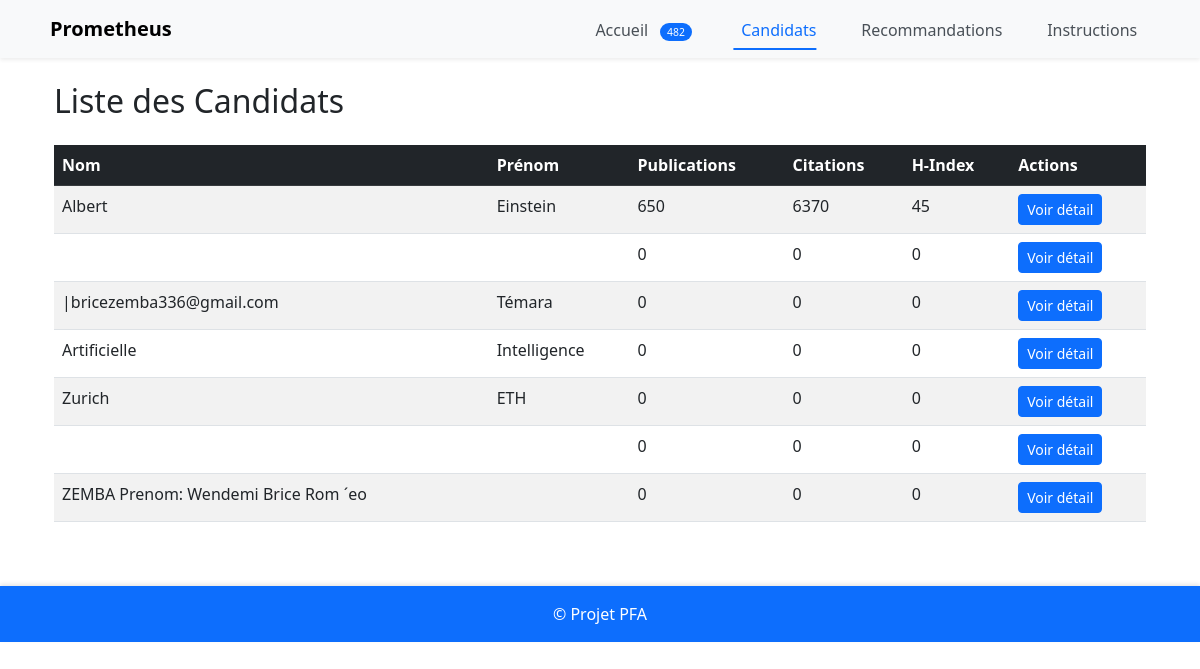
The page /candidates on the database its author committed.
### app/models.py (models this page shows, shortened)
class Publication(db.Model):
        id = db.Column(db.Integer, primary_key=True)
        title = db.Column(db.String(500), nullable=False)
        journal = db.Column(db.String(300))
        year = db.Column(db.Integer)
        citations = db.Column(db.Integer, default=0)
        scopus_id = db.Column(db.String(100))
        scopus_data = db.Column(db.JSON)
        sfr_score = db.Column(db.Float)
        rank = db.Column(db.Integer)
        candidate_id = db.Column(db.Integer, db.ForeignKey('candidate.id'), nullable=False)

class Candidate(db.Model):
    id = db.Column(db.Integer, primary_key=True)
    first_name = db.Column(db.String(100), nullable=False)
    last_name = db.Column(db.String(100), nullable=False)
    email = db.Column(db.String(120), unique=True, nullable=False)
    date_added = db.Column(db.DateTime, default=datetime.utcnow)
    documents = db.relationship('Document', backref='candidate', lazy=True, cascade="all, delete-orphan")
    publications = db.relationship('Publication', backref='candidate', lazy=True, cascade="all, delete-orphan")

### app/routes.py (the view)
@bp.route('/candidates')
def list_candidates():
    candidates = Candidate.query.options(db.joinedload(Candidate.publications)).all()
    candidates_data = []
    for candidate in candidates:
        citations = [pub.citations or 0 for pub in candidate.publications]
        h_index = calculate_h_index(citations)
        candidates_data.append({
            'id': candidate.id,
            'first_name': candidate.first_name,
            'last_name': candidate.last_name,
            'email': candidate.email,
            'publication_count': len(candidate.publications),
            'total_citations': sum(citations),
            'h_index': h_index,
            'avg_citations': sum(citations) / len(citations) if citations else 0
        })
    candidates_sorted = sorted(candidates_data,
                             key=lambda x: x['h_index'],
                             reverse=True)
    return render_template('candidates.html', candidates=candidates_sorted)

### app/utils/evaluation.py (called while the page is built)
def calculate_h_index(citations):
    citations = sorted((c for c in citations if c is not None), reverse=True)
    h = 0
    for i, c in enumerate(citations):
        if c >= i + 1:
            h = i + 1
    return h

### app/templates/candidates.html
{% extends "base.html" %}
{% block content %}
<div class="container">
    <h2 class="my-4">Liste des Candidats</h2>
    <div class="table-responsive">
        <table class="table table-striped table-hover">
            <thead class="table-dark">
                <tr>
                    <th>Nom</th>
                    <th>Prénom</th>
                    <th>Publications</th>
                    <th>Citations</th>
                    <th>H-Index</th>
                    <th>Actions</th>
                </tr>
            </thead>
            <tbody>
                {% for candidate in candidates %}
                <tr>
                    <td>{{ candidate.last_name }}</td>
                    <td>{{ candidate.first_name }}</td>
                    <td>{{ candidate.publication_count }}</td>
                    <td>{{ candidate.total_citations }}</td>
                    <td>{{ candidate.h_index }}</td>
                    <td>
                        <a href="{{ url_for('main.candidate_detail', candidate_id=candidate.id) }}"
                           class="btn btn-sm btn-primary">
                            Voir détail
                        </a>
                    </td>
                </tr>
                {% endfor %}
            </tbody>
        </table>
    </div>
</div>
{% endblock %}

### app/templates/base.html (shortened to what this page needs)
<!DOCTYPE html>
<html lang="fr">
<head>
    <link rel="stylesheet" href="{{ url_for('static', filename='css/main.css') }}">
    <link href="https://cdn.jsdelivr.net/npm/bootstrap@5.3.0/dist/css/bootstrap.min.css" rel="stylesheet">
</head>
<body>
<nav class="navbar navbar-expand-lg navbar-light bg-light shadow-sm">
    <div class="container">
        <a class="navbar-brand" href="{{ url_for('main.welcome') }}">
            Prometheus
        </a>
        <div class="collapse navbar-collapse" id="navbarNav">
            <ul class="navbar-nav ms-auto">
                <li class="nav-item {% if request.endpoint == 'main.welcome' %}active{% endif %}">
                    <a class="nav-link" href="{{ url_for('main.welcome') }}">
                        Accueil
                        <span class="badge bg-primary rounded-pill ms-2">482</span>
                    </a>
                </li>
                <li class="nav-item {% if request.endpoint == 'main.list_candidates' %}active{% endif %}">
                    <a class="nav-link" href="{{ url_for('main.list_candidates') }}">
                        Candidats
                    </a>
                </li>
                                    <li>
                    <a class="nav-link" href="{{ url_for('main.recommendations') }}">
                        Recommandations
                    </a>
                </li>
                <li class="nav-item {% if request.endpoint == 'main.instructions' %}active{% endif %}">
                    <a class="nav-link" href="{{ url_for('main.instructions') }}">
                        Instructions
                    </a>
                    </li>
            </ul>
        </div>
    </div>
</nav>
    <div class="container mt-4">
        {% block content %}{% endblock %}
    </div>
    <footer class="bg-light text-center text-lg-start mt-5">
        <div class="text-center p-3 bg-primary text-white">
            © Projet PFA
        </div>
    </footer>
</body>
</html>

### app/static/css/main.css (style rules this page uses)
body { font-family: 'Segoe UI', Tahoma, Geneva, Verdana, sans-serif; background-color: #f8f9fa; }
.table th { background-color: #f1f1f1; font-weight: 600; }
.btn { border-radius: 8px; padding: 8px 16px; font-weight: 500; }
.navbar { box-shadow: 0 2px 4px rgba(0, 0, 0, 0.1); }
footer { box-shadow: 0 -2px 4px rgba(0, 0, 0, 0.1); }
.bg-primary { background-color: #3f51b5 !important; }
.navbar-nav .nav-link { position: relative; padding: 0.5rem 1rem; color: #495057; transition: all 0.3s ease; }
.navbar-nav .nav-item.active .nav-link { color: #0d6efd; font-weight: 500; }
.navbar-nav .nav-link::after { content: ''; position: absolute; width: 0; height: 2px; bottom: 0; left: 50%; background-color: #0d6efd; transition: all 0.3s ease; transform: translateX(-50%); }
.navbar-nav .nav-item.active .nav-link::after { width: calc(100% - 2rem); opacity: 1; }
.navbar { padding: 0.8rem 1rem; font-family: 'Segoe UI', system-ui, sans-serif; }
.navbar-brand { font-weight: 600; font-size: 1.2rem; }
.nav-item { margin: 0 0.3rem; }
.nav-link { display: flex; align-items: center; padding: 0.5rem 1rem !important; border-radius: 0.3rem; transition: all 0.2s ease; }
.nav-item.active .nav-link { color: #4e73df; font-weight: 500; }
.navbar .badge { font-size: 0.65rem; padding: 0.35em 0.65em; font-weight: 500; }

### rows shown on the page
Publication: last_name "Albert", first_name "Einstein", publication_count "650", total_citations "6370", h_index "45"
Candidate: publication_count "0", total_citations "0", h_index "0"
Candidate: last_name "|bricezemba336@gmail.com", first_name "Témara", publication_count "0", total_citations "0", h_index "0"
Candidate: last_name "Artificielle", first_name "Intelligence", publication_count "0", total_citations "0", h_index "0"
Candidate: last_name "Zurich", first_name "ETH", publication_count "0", total_citations "0", h_index "0"
Candidate: publication_count "0", total_citations "0", h_index "0"
Candidate: last_name "ZEMBA Prenom: Wendemi Brice Rom ´eo", publication_count "0", total_citations "0", h_index "0"
